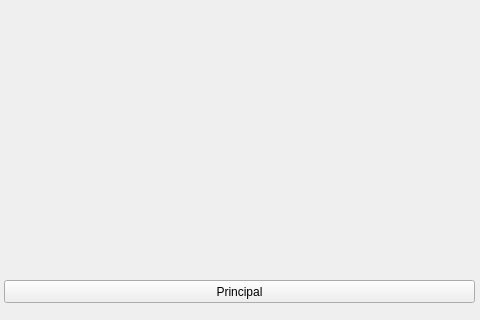
<?xml version="1.0" encoding="UTF-8"?>
<ui version="4.0">
 <class>MainWindow</class>
 <widget class="QMainWindow" name="MainWindow">
  <property name="geometry">
   <rect>
    <x>0</x>
    <y>0</y>
    <width>480</width>
    <height>320</height>
   </rect>
  </property>
  <property name="windowTitle">
   <string>LectorQR</string>
  </property>
  <widget class="QWidget" name="centralwidget">
   <widget class="QLabel" name="lblWebcam">
    <property name="geometry">
     <rect>
      <x>10</x>
      <y>10</y>
      <width>461</width>
      <height>261</height>
     </rect>
    </property>
    <property name="frameShape">
     <enum>QFrame::NoFrame</enum>
    </property>
    <property name="frameShadow">
     <enum>QFrame::Plain</enum>
    </property>
    <property name="text">
     <string/>
    </property>
    <property name="scaledContents">
     <bool>true</bool>
    </property>
   </widget>
   <widget class="QPushButton" name="botonreturn">
    <property name="geometry">
     <rect>
      <x>4</x>
      <y>280</y>
      <width>471</width>
      <height>23</height>
     </rect>
    </property>
    <property name="text">
     <string>Principal</string>
    </property>
    <property name="icon">
     <iconset>
      <normaloff>Iconos/descarga.png</normaloff>Iconos/descarga.png</iconset>
    </property>
   </widget>
  </widget>
 </widget>
 <resources/>
 <connections/>
</ui>
